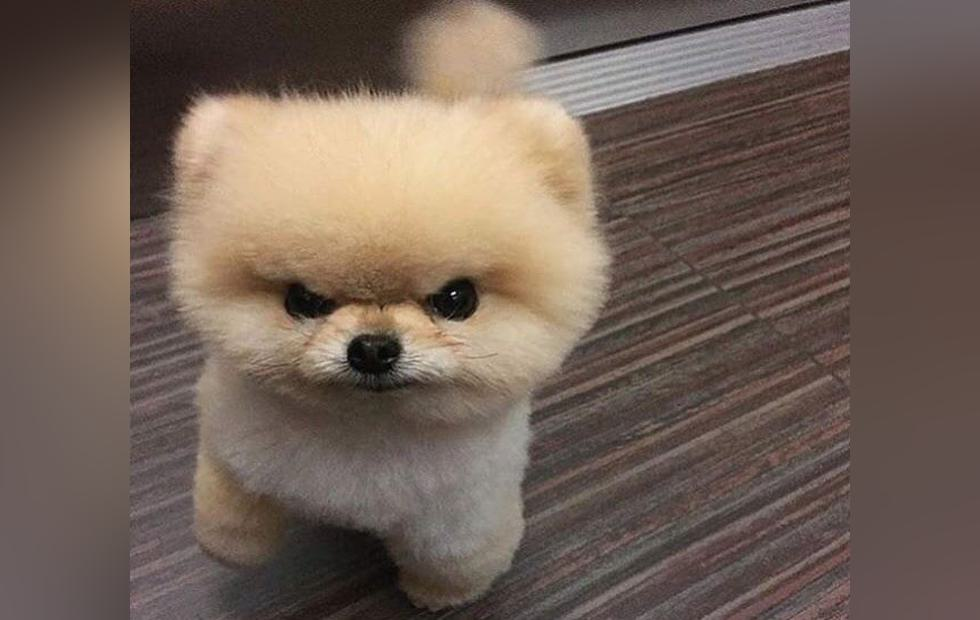
#> input picture puppy/puppy.jpg, 980 x 620 px
$ python resize.py
#> lines starting #> are read from the running program, lines starting #| are printed output that depends on the picture; after the words box and inside, x2 and y2 are one past the last pixel; in counts of white or black regions, pixels touching at a corner belong together
from PIL import Image, ImageFilter
image = Image.open("puppy.jpg")
#> image is the input picture: PIL image 980x620 RGB; mean R, G, B 113.4, 97.2, 86.9

# resize
new_size = (980, 620)
new_image = Image.new("RGB", new_size)
#> new_image: PIL image 980x620 RGB; every value is 0

# paste
resized_image = image.resize((720, 620))
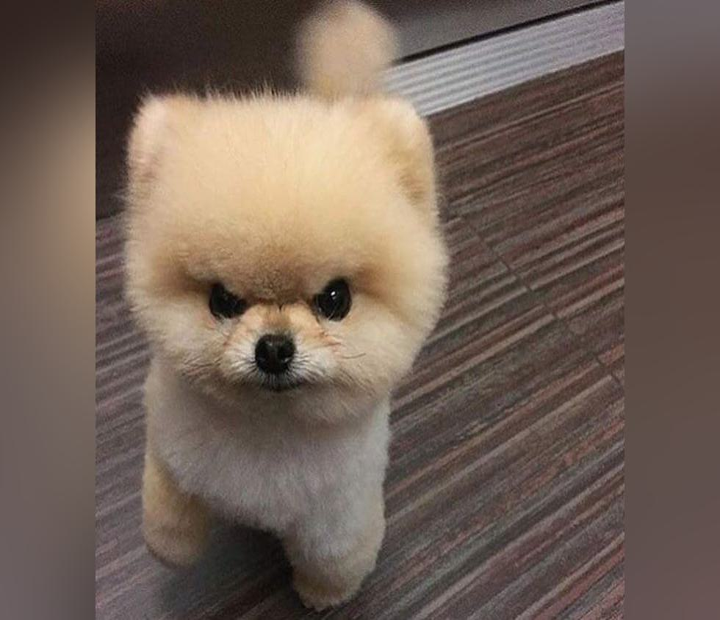
#> resized_image: PIL image 720x620 RGB; mean R, G, B 113.4, 97.2, 86.9
new_image.paste(resized_image, ((new_size[0]-resized_image.size[0])//2, (new_size[1]-resized_image.size[1])//2))
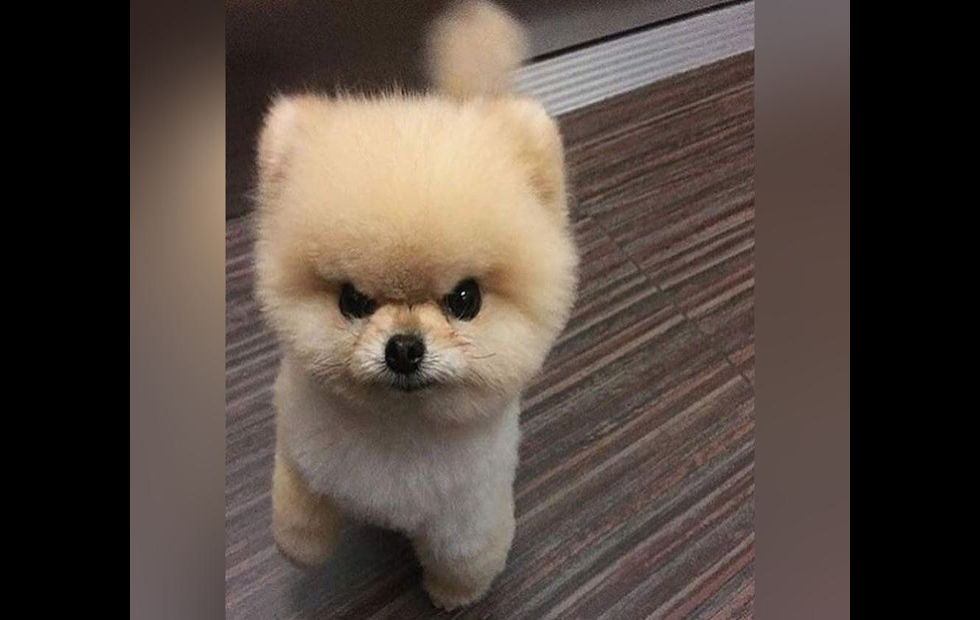
#> new_image: PIL image 980x620 RGB; mean R, G, B 83.3, 71.4, 63.9

# blur back
blurred_image = image.filter(ImageFilter.GaussianBlur(radius=50))
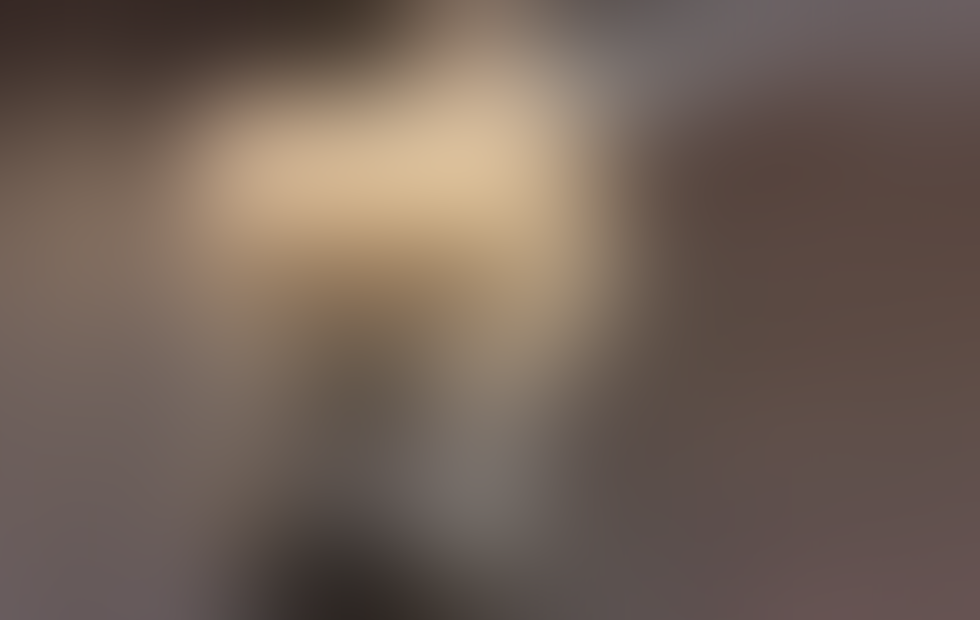
#> blurred_image: PIL image 980x620 RGB; mean R, G, B 112.9, 96.7, 86.4
blurred_image = blurred_image.resize(new_size)
mask = Image.new('L', new_size, 255)
#> mask: PIL image 980x620 L; every value is 255
mask.paste(Image.new('L', resized_image.size, 0), ((new_size[0]-resized_image.size[0])//2, (new_size[1]-resized_image.size[1])//2))
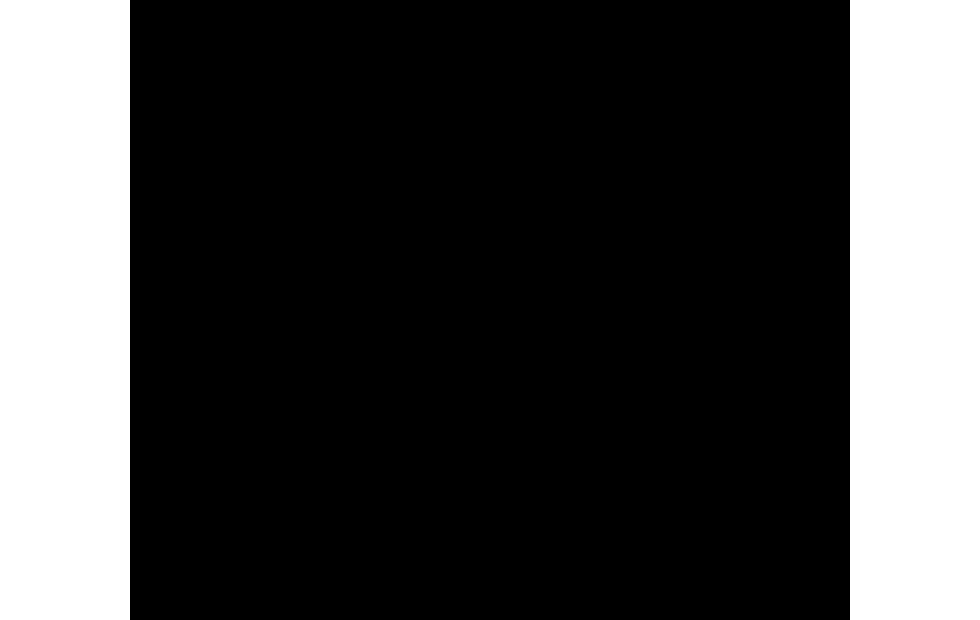
#> mask: PIL image 980x620 L; 26.5% white; 2 white regions, box (x1, y1, x2, y2) and area: (0, 0, 130, 620) 80600, (850, 0, 980, 620) 80600
new_image = Image.composite(blurred_image, new_image, mask)
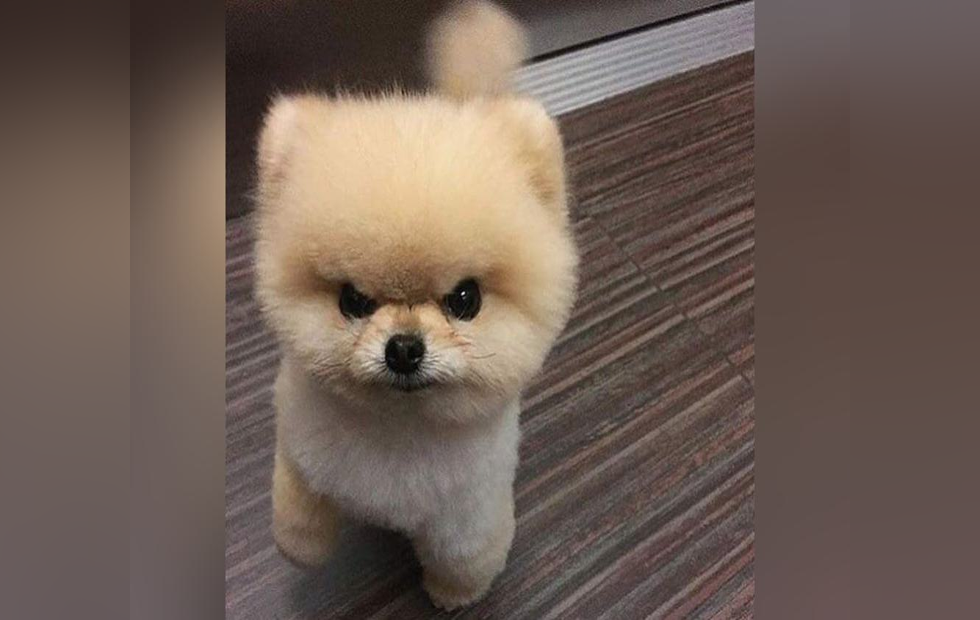
#> new_image: PIL image 980x620 RGB; mean R, G, B 109.7, 93.5, 84.5

# save
new_image.save("puppy.jpg")
